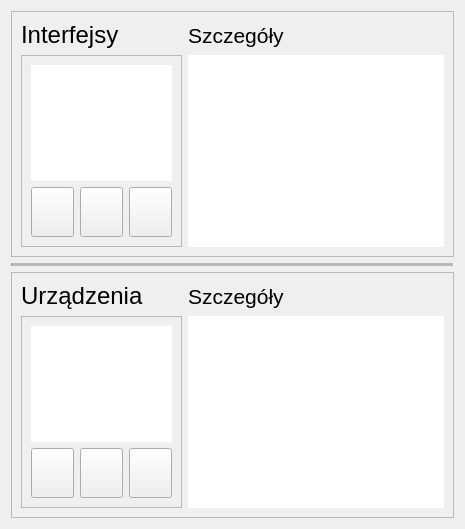
                  <widget class="QWidget" name="page_devices_settings">
                   <layout class="QGridLayout" name="gridLayout_12">
                    <item row="0" column="0">
                     <widget class="QFrame" name="frame_2">
                      <property name="frameShape">
                       <enum>QFrame::StyledPanel</enum>
                      </property>
                      <property name="frameShadow">
                       <enum>QFrame::Raised</enum>
                      </property>
                      <layout class="QVBoxLayout" name="verticalLayout_14">
                       <item>
                        <layout class="QGridLayout" name="gridLayout_10">
                         <item row="3" column="0">
                          <widget class="QFrame" name="frame_Interfaces_list">
                           <property name="frameShape">
                            <enum>QFrame::StyledPanel</enum>
                           </property>
                           <property name="frameShadow">
                            <enum>QFrame::Raised</enum>
                           </property>
                           <layout class="QGridLayout" name="gridLayout_3">
                            <item row="3" column="0">
                             <layout class="QFormLayout" name="formLayout">
                              <item row="0" column="0">
                               <layout class="QGridLayout" name="gridLayout">
                                <item row="0" column="0">
                                 <widget class="QPushButton" name="btn_add_new_interface">
                                  <property name="sizePolicy">
                                   <sizepolicy hsizetype="Expanding" vsizetype="Fixed">
                                    <horstretch>0</horstretch>
                                    <verstretch>0</verstretch>
                                   </sizepolicy>
                                  </property>
                                  <property name="minimumSize">
                                   <size>
                                    <width>0</width>
                                    <height>50</height>
                                   </size>
                                  </property>
                                  <property name="font">
                                   <font>
                                    <pointsize>10</pointsize>
                                    <weight>50</weight>
                                    <italic>false</italic>
                                    <bold>false</bold>
                                   </font>
                                  </property>
                                  <property name="cursor">
                                   <cursorShape>PointingHandCursor</cursorShape>
                                  </property>
                                  <property name="layoutDirection">
                                   <enum>Qt::LeftToRight</enum>
                                  </property>
                                  <property name="styleSheet">
                                   <string notr="true">background-image: url(:/20x20/icons/20x20/cil-plus.png);
background-position: center;
background-repeat: None;</string>
                                  </property>
                                  <property name="text">
                                   <string/>
                                  </property>
                                  <property name="autoRepeat">
                                   <bool>false</bool>
                                  </property>
                                 </widget>
                                </item>
                                <item row="0" column="1">
                                 <widget class="QPushButton" name="btn_remove_interface">
                                  <property name="sizePolicy">
                                   <sizepolicy hsizetype="Expanding" vsizetype="Fixed">
                                    <horstretch>0</horstretch>
                                    <verstretch>0</verstretch>
                                   </sizepolicy>
                                  </property>
                                  <property name="minimumSize">
                                   <size>
                                    <width>0</width>
                                    <height>50</height>
                                   </size>
                                  </property>
                                  <property name="font">
                                   <font>
                                    <pointsize>10</pointsize>
                                    <weight>50</weight>
                                    <italic>false</italic>
                                    <bold>false</bold>
                                   </font>
                                  </property>
                                  <property name="cursor">
                                   <cursorShape>PointingHandCursor</cursorShape>
                                  </property>
                                  <property name="layoutDirection">
                                   <enum>Qt::LeftToRight</enum>
                                  </property>
                                  <property name="styleSheet">
                                   <string notr="true">background-image: url(:/20x20/icons/20x20/cil-minus.png);
background-position: center;
background-repeat: None;</string>
                                  </property>
                                  <property name="text">
                                   <string/>
                                  </property>
                                  <property name="autoRepeat">
                                   <bool>false</bool>
                                  </property>
                                 </widget>
                                </item>
                                <item row="0" column="2">
                                 <widget class="QPushButton" name="btn_edit_interface">
                                  <property name="sizePolicy">
                                   <sizepolicy hsizetype="Expanding" vsizetype="Fixed">
                                    <horstretch>0</horstretch>
                                    <verstretch>0</verstretch>
                                   </sizepolicy>
                                  </property>
                                  <property name="minimumSize">
                                   <size>
                                    <width>0</width>
                                    <height>50</height>
                                   </size>
                                  </property>
                                  <property name="font">
                                   <font>
                                    <pointsize>10</pointsize>
                                    <weight>50</weight>
                                    <italic>false</italic>
                                    <bold>false</bold>
                                   </font>
                                  </property>
                                  <property name="cursor">
                                   <cursorShape>PointingHandCursor</cursorShape>
                                  </property>
                                  <property name="layoutDirection">
                                   <enum>Qt::LeftToRight</enum>
                                  </property>
                                  <property name="styleSheet">
                                   <string notr="true">background-image: url(:/20x20/icons/20x20/cil-pencil.png);
background-position: center;
background-repeat: None;</string>
                                  </property>
                                  <property name="text">
                                   <string/>
                                  </property>
                                  <property name="autoRepeat">
                                   <bool>false</bool>
                                  </property>
                                 </widget>
                                </item>
                               </layout>
                              </item>
                             </layout>
                            </item>
                            <item row="2" column="0">
                             <widget class="QListWidget" name="listWidget_interfaces_list">
                              <property name="sizePolicy">
                               <sizepolicy hsizetype="Expanding" vsizetype="Expanding">
                                <horstretch>0</horstretch>
                                <verstretch>0</verstretch>
                               </sizepolicy>
                              </property>
                              <property name="font">
                               <font>
                                <pointsize>12</pointsize>
                               </font>
                              </property>
                              <property name="frameShape">
                               <enum>QFrame::NoFrame</enum>
                              </property>
                              <property name="verticalScrollBarPolicy">
                               <enum>Qt::ScrollBarAsNeeded</enum>
                              </property>
                              <property name="horizontalScrollBarPolicy">
                               <enum>Qt::ScrollBarAlwaysOff</enum>
                              </property>
                              <property name="sizeAdjustPolicy">
                               <enum>QAbstractScrollArea::AdjustToContents</enum>
                              </property>
                              <property name="editTriggers">
                               <set>QAbstractItemView::NoEditTriggers</set>
                              </property>
                              <property name="selectionMode">
                               <enum>QAbstractItemView::SingleSelection</enum>
                              </property>
                              <property name="selectionBehavior">
                               <enum>QAbstractItemView::SelectRows</enum>
                              </property>
                             </widget>
                            </item>
                           </layout>
                          </widget>
                         </item>
                         <item row="1" column="1">
                          <widget class="QLabel" name="labelBox_interface_settings_details">
                           <property name="sizePolicy">
                            <sizepolicy hsizetype="Expanding" vsizetype="Preferred">
                             <horstretch>0</horstretch>
                             <verstretch>0</verstretch>
                            </sizepolicy>
                           </property>
                           <property name="font">
                            <font>
                             <pointsize>16</pointsize>
                             <weight>50</weight>
                             <italic>false</italic>
                             <bold>false</bold>
                            </font>
                           </property>
                           <property name="styleSheet">
                            <string notr="true"/>
                           </property>
                           <property name="text">
                            <string>Szczegóły</string>
                           </property>
                           <property name="wordWrap">
                            <bool>true</bool>
                           </property>
                          </widget>
                         </item>
                         <item row="1" column="0">
                          <widget class="QLabel" name="labelBox_interfaces_title">
                           <property name="font">
                            <font>
                             <pointsize>18</pointsize>
                             <weight>50</weight>
                             <italic>false</italic>
                             <bold>false</bold>
                            </font>
                           </property>
                           <property name="styleSheet">
                            <string notr="true"/>
                           </property>
                           <property name="text">
                            <string>Interfejsy</string>
                           </property>
                           <property name="wordWrap">
                            <bool>true</bool>
                           </property>
                          </widget>
                         </item>
                         <item row="3" column="1">
                          <widget class="QTextEdit" name="textEdit_interface_info">
                           <property name="enabled">
                            <bool>true</bool>
                           </property>
                           <property name="font">
                            <font>
                             <pointsize>12</pointsize>
                            </font>
                           </property>
                           <property name="styleSheet">
                            <string notr="true">border: 0</string>
                           </property>
                           <property name="cursorWidth">
                            <number>0</number>
                           </property>
                           <property name="textInteractionFlags">
                            <set>Qt::TextSelectableByKeyboard|Qt::TextSelectableByMouse</set>
                           </property>
                          </widget>
                         </item>
                        </layout>
                       </item>
                      </layout>
                     </widget>
                    </item>
                    <item row="3" column="0">
                     <widget class="QFrame" name="frame">
                      <property name="minimumSize">
                       <size>
                        <width>0</width>
                        <height>0</height>
                       </size>
                      </property>
                      <property name="frameShape">
                       <enum>QFrame::StyledPanel</enum>
                      </property>
                      <property name="frameShadow">
                       <enum>QFrame::Raised</enum>
                      </property>
                      <layout class="QVBoxLayout" name="verticalLayout_13">
                       <item>
                        <layout class="QGridLayout" name="gridLayout_9">
                         <item row="1" column="0">
                          <widget class="QFrame" name="frame_devices_list">
                           <property name="minimumSize">
                            <size>
                             <width>0</width>
                             <height>0</height>
                            </size>
                           </property>
                           <property name="frameShape">
                            <enum>QFrame::StyledPanel</enum>
                           </property>
                           <property name="frameShadow">
                            <enum>QFrame::Raised</enum>
                           </property>
                           <layout class="QGridLayout" name="gridLayout_4">
                            <item row="1" column="0">
                             <widget class="QListWidget" name="listWidget_devices_list">
                              <property name="sizePolicy">
                               <sizepolicy hsizetype="Expanding" vsizetype="Expanding">
                                <horstretch>0</horstretch>
                                <verstretch>0</verstretch>
                               </sizepolicy>
                              </property>
                              <property name="font">
                               <font>
                                <pointsize>12</pointsize>
                               </font>
                              </property>
                              <property name="frameShape">
                               <enum>QFrame::NoFrame</enum>
                              </property>
                              <property name="verticalScrollBarPolicy">
                               <enum>Qt::ScrollBarAsNeeded</enum>
                              </property>
                              <property name="horizontalScrollBarPolicy">
                               <enum>Qt::ScrollBarAlwaysOff</enum>
                              </property>
                              <property name="sizeAdjustPolicy">
                               <enum>QAbstractScrollArea::AdjustToContents</enum>
                              </property>
                              <property name="editTriggers">
                               <set>QAbstractItemView::NoEditTriggers</set>
                              </property>
                              <property name="selectionMode">
                               <enum>QAbstractItemView::SingleSelection</enum>
                              </property>
                              <property name="selectionBehavior">
                               <enum>QAbstractItemView::SelectRows</enum>
                              </property>
                             </widget>
                            </item>
                            <item row="2" column="0">
                             <layout class="QFormLayout" name="formLayout_2">
                              <item row="0" column="0">
                               <layout class="QGridLayout" name="gridLayout_13">
                                <item row="0" column="1">
                                 <widget class="QPushButton" name="btn_remove_device">
                                  <property name="sizePolicy">
                                   <sizepolicy hsizetype="Expanding" vsizetype="Fixed">
                                    <horstretch>0</horstretch>
                                    <verstretch>0</verstretch>
                                   </sizepolicy>
                                  </property>
                                  <property name="minimumSize">
                                   <size>
                                    <width>0</width>
                                    <height>50</height>
                                   </size>
                                  </property>
                                  <property name="font">
                                   <font>
                                    <pointsize>10</pointsize>
                                    <weight>50</weight>
                                    <italic>false</italic>
                                    <bold>false</bold>
                                   </font>
                                  </property>
                                  <property name="cursor">
                                   <cursorShape>PointingHandCursor</cursorShape>
                                  </property>
                                  <property name="layoutDirection">
                                   <enum>Qt::LeftToRight</enum>
                                  </property>
                                  <property name="styleSheet">
                                   <string notr="true">background-image: url(:/20x20/icons/20x20/cil-minus.png);
background-position: center;
background-repeat: None;</string>
                                  </property>
                                  <property name="text">
                                   <string/>
                                  </property>
                                  <property name="autoRepeat">
                                   <bool>false</bool>
                                  </property>
                                 </widget>
                                </item>
                                <item row="0" column="0">
                                 <widget class="QPushButton" name="btn_add_new_device">
                                  <property name="sizePolicy">
                                   <sizepolicy hsizetype="Expanding" vsizetype="Fixed">
                                    <horstretch>0</horstretch>
                                    <verstretch>0</verstretch>
                                   </sizepolicy>
                                  </property>
                                  <property name="minimumSize">
                                   <size>
                                    <width>0</width>
                                    <height>50</height>
                                   </size>
                                  </property>
                                  <property name="font">
                                   <font>
                                    <pointsize>10</pointsize>
                                    <weight>50</weight>
                                    <italic>false</italic>
                                    <bold>false</bold>
                                   </font>
                                  </property>
                                  <property name="cursor">
                                   <cursorShape>PointingHandCursor</cursorShape>
                                  </property>
                                  <property name="layoutDirection">
                                   <enum>Qt::LeftToRight</enum>
                                  </property>
                                  <property name="styleSheet">
                                   <string notr="true">background-image: url(:/20x20/icons/20x20/cil-plus.png);
background-position: center;
background-repeat: None;</string>
                                  </property>
                                  <property name="text">
                                   <string/>
                                  </property>
                                  <property name="autoRepeat">
                                   <bool>false</bool>
                                  </property>
                                 </widget>
                                </item>
                                <item row="0" column="2">
                                 <widget class="QPushButton" name="btn_edit_device">
                                  <property name="sizePolicy">
                                   <sizepolicy hsizetype="Expanding" vsizetype="Fixed">
                                    <horstretch>0</horstretch>
                                    <verstretch>0</verstretch>
                                   </sizepolicy>
                                  </property>
                                  <property name="minimumSize">
                                   <size>
                                    <width>0</width>
                                    <height>50</height>
                                   </size>
                                  </property>
                                  <property name="font">
                                   <font>
                                    <pointsize>10</pointsize>
                                    <weight>50</weight>
                                    <italic>false</italic>
                                    <bold>false</bold>
                                   </font>
                                  </property>
                                  <property name="cursor">
                                   <cursorShape>PointingHandCursor</cursorShape>
                                  </property>
                                  <property name="layoutDirection">
                                   <enum>Qt::LeftToRight</enum>
                                  </property>
                                  <property name="styleSheet">
                                   <string notr="true">background-image: url(:/20x20/icons/20x20/cil-pencil.png);
background-position: center;
background-repeat: None;</string>
                                  </property>
                                  <property name="text">
                                   <string/>
                                  </property>
                                  <property name="autoRepeat">
                                   <bool>false</bool>
                                  </property>
                                 </widget>
                                </item>
                               </layout>
                              </item>
                             </layout>
                            </item>
                           </layout>
                          </widget>
                         </item>
                         <item row="0" column="1">
                          <widget class="QLabel" name="labelBox_device_settings_details">
                           <property name="sizePolicy">
                            <sizepolicy hsizetype="Expanding" vsizetype="Preferred">
                             <horstretch>0</horstretch>
                             <verstretch>0</verstretch>
                            </sizepolicy>
                           </property>
                           <property name="baseSize">
                            <size>
                             <width>150</width>
                             <height>0</height>
                            </size>
                           </property>
                           <property name="font">
                            <font>
                             <pointsize>16</pointsize>
                             <weight>50</weight>
                             <italic>false</italic>
                             <bold>false</bold>
                            </font>
                           </property>
                           <property name="styleSheet">
                            <string notr="true"/>
                           </property>
                           <property name="text">
                            <string>Szczegóły</string>
                           </property>
                           <property name="wordWrap">
                            <bool>true</bool>
                           </property>
                          </widget>
                         </item>
                         <item row="0" column="0">
                          <widget class="QLabel" name="labelBox_devices_title">
                           <property name="font">
                            <font>
                             <pointsize>18</pointsize>
                             <weight>50</weight>
                             <italic>false</italic>
                             <bold>false</bold>
                            </font>
                           </property>
                           <property name="styleSheet">
                            <string notr="true"/>
                           </property>
                           <property name="text">
                            <string>Urządzenia</string>
                           </property>
                           <property name="wordWrap">
                            <bool>true</bool>
                           </property>
                          </widget>
                         </item>
                         <item row="1" column="1">
                          <widget class="QTextEdit" name="textEdit_device_info">
                           <property name="enabled">
                            <bool>true</bool>
                           </property>
                           <property name="font">
                            <font>
                             <pointsize>12</pointsize>
                            </font>
                           </property>
                           <property name="styleSheet">
                            <string notr="true">border: 0</string>
                           </property>
                           <property name="cursorWidth">
                            <number>0</number>
                           </property>
                           <property name="textInteractionFlags">
                            <set>Qt::TextSelectableByKeyboard|Qt::TextSelectableByMouse</set>
                           </property>
                          </widget>
                         </item>
                        </layout>
                       </item>
                      </layout>
                     </widget>
                    </item>
                    <item row="2" column="0">
                     <widget class="Line" name="line_5">
                      <property name="midLineWidth">
                       <number>5</number>
                      </property>
                      <property name="orientation">
                       <enum>Qt::Horizontal</enum>
                      </property>
                     </widget>
                    </item>
                   </layout>
                  </widget>
